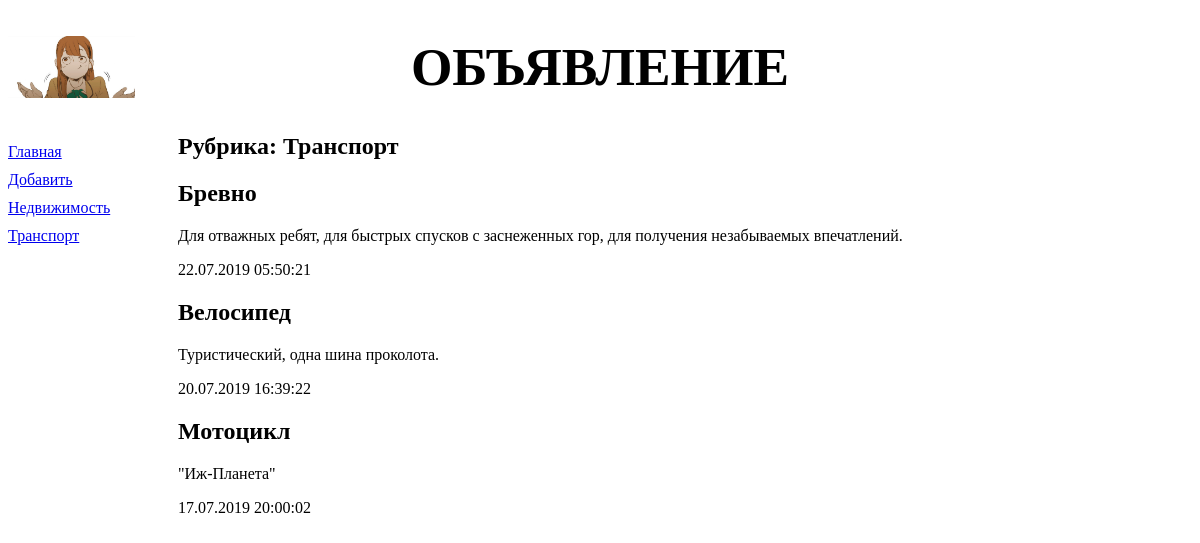
The page /bboard/2/ on the database its author committed.
### bboard/models.py (models this page shows, shortened)
class Rubric(models.Model):
    name = models.CharField(max_length=20, db_index=True, verbose_name='Title')
    class Meta:
        verbose_name_plural = 'Rubrics'
        ordering = ['name']

class Bb(models.Model):
    title = models.CharField(max_length=50, verbose_name='Goods')
    content = models.TextField(null=True, blank=True, verbose_name='Description')
    price = models.FloatField(null=True, blank=True, verbose_name='Price')
    published = models.DateTimeField(auto_now_add=True, db_index=True, verbose_name='Published')
    rubric = models.ForeignKey('Rubric', null=True, on_delete=models.PROTECT, verbose_name='Rubric')
    class Meta:
        verbose_name_plural = 'Ads'
        verbose_name = 'Ad'
        ordering = ['-published']

### bboard/views.py (the view)
# urls.py: path('<int:rubric_id>/', by_rubric, name="by_rubric"),
def by_rubric(request, rubric_id):
    bbs = Bb.objects.filter(rubric=rubric_id)
    rubrics = Rubric.objects.all()
    current_rubric = Rubric.objects.get(pk=rubric_id)
    context = {'bbs': bbs, 'rubrics': rubrics, 'current_rublic': current_rubric}
    return render(request, 'bboard/by_rubric.html', context)

### bboard/templates/bboard/by_rubric.html (shortened to what this page needs)
{% extends 'layout/basic.html' %}
{% block content %}
<h2>Рубрика: {{ current_rublic.name }}</h2>
{% for bb in bbs %}
<div>
    <h2>{{ bb.title }}</h2>
    <p>{{ bb.content }}</p>
    <p>{{ bb.published|date:"d.m.Y H:i:s" }}</p>
</div>
{% endfor %}
{% endblock %}

### bboard/templates/layout/basic.html (shortened to what this page needs)
{% load static %}
<!DOCTYPE html>
<html lang="en">
<head>
    <link rel="stylesheet" type="text/css" href="{% static 'bboard/style.css' %}">
</head>
<body>
    <header>
        <h1>Объявление</h1>
    </header>
    <nav>
        <a href="{% url 'index' %}">Главная</a>
        <a href="{% url 'add' %}">Добавить</a>
        {% for rubric in rubrics %}
            <a href="{% url 'by_rubric' rubric.pk %}">{{ rubric.name }}</a>
        {%  endfor %}
    </nav>
    <section>
        {% block content %}
        {% endblock %}
    </section>
</body>
</html>

### bboard/static/bboard/style.css (style rules this page uses)
header h1 { font-size: 40pt; text-transform: uppercase; text-align: center; background: url("just.jpg") left / auto 100% no-repeat; }
nav { font-size: 16px; width: 150px; float: left; }
nav a { display: block; margin: 10px 0px; }
section { margin-left: 170px; }

### rows shown on the page
Rubric: name "Недвижимость"
Rubric: name "Транспорт"
Bb: title "Бревно", content "Для отважных ребят, для быстрых спусков с заснеженных гор, для получения незабываемых впечатлений.", published "22.07.2019 05:50:21"
Bb: title "Велосипед", content "Туристический, одна шина проколота.", published "20.07.2019 16:39:22"
Bb: title "Мотоцикл", content "\"Иж-Планета\"", published "17.07.2019 20:00:02"
